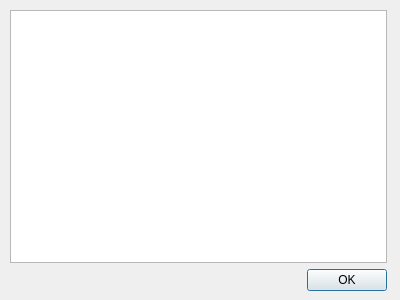
<?xml version="1.0" encoding="UTF-8"?>
<ui version="4.0">
 <class>InfoDialog</class>
 <widget class="QDialog" name="InfoDialog">
  <property name="geometry">
   <rect>
    <x>0</x>
    <y>0</y>
    <width>400</width>
    <height>300</height>
   </rect>
  </property>
  <property name="windowTitle">
   <string>Dialog</string>
  </property>
  <widget class="QWidget" name="">
   <property name="geometry">
    <rect>
     <x>10</x>
     <y>10</y>
     <width>377</width>
     <height>281</height>
    </rect>
   </property>
   <layout class="QVBoxLayout" name="verticalLayout">
    <item>
     <widget class="QTextBrowser" name="textBrowser"/>
    </item>
    <item>
     <layout class="QHBoxLayout" name="horizontalLayout">
      <item>
       <spacer name="horizontalSpacer">
        <property name="orientation">
         <enum>Qt::Horizontal</enum>
        </property>
        <property name="sizeHint" stdset="0">
         <size>
          <width>278</width>
          <height>20</height>
         </size>
        </property>
       </spacer>
      </item>
      <item>
       <widget class="QPushButton" name="pushButton">
        <property name="text">
         <string>OK</string>
        </property>
       </widget>
      </item>
     </layout>
    </item>
   </layout>
  </widget>
 </widget>
 <resources/>
 <connections/>
</ui>
